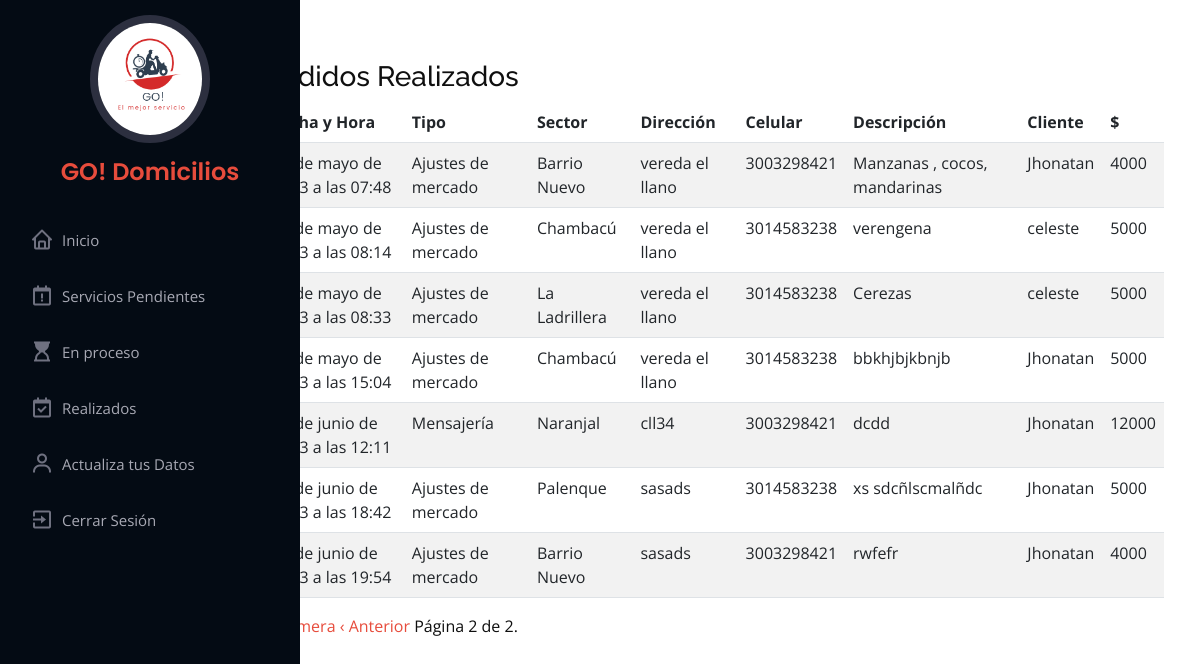
Before: /realizado/?page=2 (signed in) with the older database file.
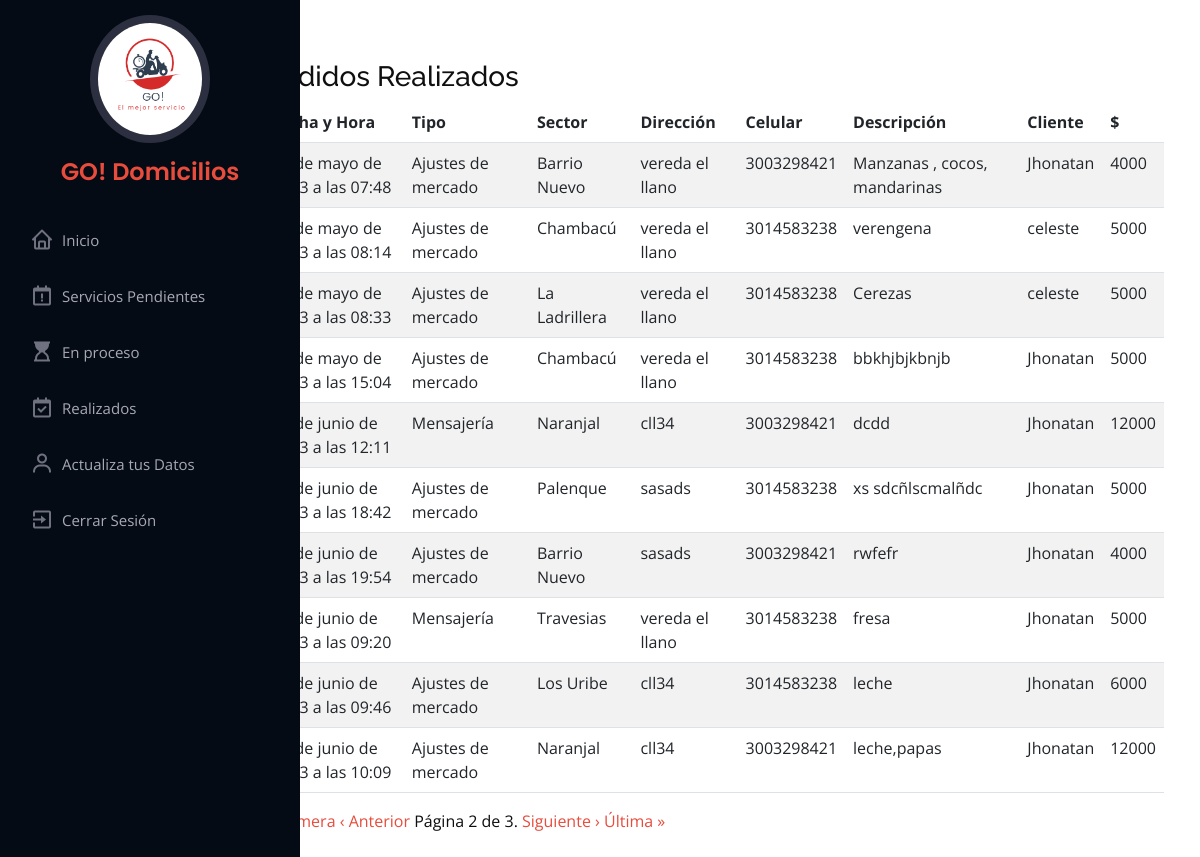
After: the same page with the newer database file.
### servigou/models.py (models this page shows, shortened)
class Servicio(models.Model):
    fecha_hora = models.DateTimeField(default=timezone.now)
    tipo = models.CharField(max_length=30, null=False, blank=False)
    direccion = models.CharField(max_length=20, null=True, blank=False)
    celular = models.CharField(max_length=13,null=True, blank=False)
    descripcion = models.CharField(max_length=1000, null=False, blank=False)
    estado = models.CharField(max_length=50, default='sin_asignar')
    repartidor = models.ForeignKey(User, on_delete=models.CASCADE, related_name='repartidor', default=1, null=True)
    User = models.ForeignKey(User,on_delete=models.CASCADE, related_name='User')
    ruta = models.ForeignKey(Ruta, on_delete=models.CASCADE, related_name='ruta', default=1)

class Ruta(models.Model):
    nombre = models.CharField(max_length=30, null=False, blank=False, default='ruta')
    valor = models.BigIntegerField(null=False, blank=False)
    descripcion = models.CharField(max_length=100, null=False, blank=False, default='ruta')
    def __str__(self):
        return self.nombre

class User(AbstractUser):
    documento = models.IntegerField(unique=True, null=True, blank=False)
    celular = models.IntegerField(null=True, blank=False)
    direccion = models.CharField(max_length=20, null=True, blank=False)
    def __str__(self):
        return self.first_name

### servigou/views.py (the view)
# urls.py: path('realizado/', views.realizado, name="realizado"),
@login_required(login_url='login')
def realizado(request):
    repartidor = request.user.id
    print(repartidor)
    servicios = Servicio.objects.filter(estado='realizado', repartidor_id=repartidor)
    paginator = Paginator(servicios, 10)  # Mostrar 7 elementos por página
    page = request.GET.get('page')  # Obtener el número de página actual desde la solicitud GET
    servicios = paginator.get_page(page)  # Obtener los elementos para la página actual
    return render(request, 'layout/Disenorepartidor/Realizado.html', {'page_obj': servicios})

### templates/layout/Disenorepartidor/Realizado.html
{% extends 'layout/Disenorepartidor/baserepartidor.html' %}
{% load static %}
{% block contenido %}
<div class="contain_admin">
  <div class="table-responsive">
    <table class="table table-striped">
      <h3>Pedidos Realizados</h3>
      <thead>
        <tr>
          <th scope="col">Fecha y Hora</th>
          <th scope="col">Tipo</th>
          <th scope="col">Sector</th>
          <th scope="col">Dirección</th>
          <th scope="col">Celular</th>
          <th scope="col">Descripción</th>
          <th scope="col">Cliente</th>
          <th scope="col">$</th>
        </tr>
      </thead>
      <tbody>
        {% for c in page_obj %}
        <tr>
          <td>{{ c.fecha_hora }}</td>
          <td>{{ c.tipo }}</td>
          <td>{{ c.ruta }}</td>
          <td>{{ c.direccion }}</td>
          <td>{{ c.celular }}</td>
          <td>{{ c.descripcion }}</td>
          <td>{{ c.User }}</td>
          <td>{{ c.ruta.valor }}</td>
        </tr>
        {% endfor %}
      </tbody>
    </table>
    <span class="step-links">
      {% if page_obj.has_previous %}
        <a href="?page=1">&laquo; Primera</a>
        <a href="?page={{ page_obj.previous_page_number }}">&lsaquo; Anterior</a>
      {% endif %}
      <span class="current-page">
        Página {{ page_obj.number }} de {{ page_obj.paginator.num_pages }}.
      </span>
      {% if page_obj.has_next %}
        <a href="?page={{ page_obj.next_page_number }}">Siguiente &rsaquo;</a>
        <a href="?page={{ page_obj.paginator.num_pages }}">Última &raquo;</a>
      {% endif %}
    </span>
  </div>
</div>
{% endblock contenido %}

### templates/layout/Disenorepartidor/baserepartidor.html (shortened to what this page needs)
{% load static %}
<!DOCTYPE html>
<html lang="en">
    <link rel="stylesheet" href="/static/css/styleBase.css">
    <link href="assets/vendor/aos/aos.css" rel="stylesheet">
    <link href="{% static 'assets/vendor/bootstrap/css/bootstrap.min.css' %}" rel="stylesheet">
    <link href="{% static 'assets/vendor/bootstrap-icons/bootstrap-icons.css' %}" rel="stylesheet">
    <link href="{% static 'assets/vendor/boxicons/css/boxicons.min.css' %}" rel="stylesheet">
    <link href="{% static 'assets/vendor/glightbox/css/glightbox.min.css' %}" rel="stylesheet">
    <link href="{% static 'assets/vendor/swiper/swiper-bundle.min.css" rel="stylesheet' %}">
    <link href="{% static 'assets/css/style.css' %}" rel="stylesheet">
    {% block header %}
    <header id="header">
        <div class="d-flex flex-column">
            <div class="profile">
                <img src="{% static '\img\LOGO GO!.png' %}" alt="" class="img-fluid rounded-circle">
                <h1 class="text-light"><a href="index.html">GO! Domicilios</a></h1>
            </div>
            <nav id="navbar" class="nav-menu navbar">
                <ul>
                    <li><a href="{% url 'Homerepartidor' %}" class="nav-link scrollto"><i class="bx bx-home
          "></i> <span>Inicio</span></a></li>
                    <li><a href="{% url 'pendienterep' %}" class="nav-link scrollto"><i class="bx bx-calendar-exclamation
          "></i> <span>Servicios Pendientes</span></a></li>
                    <li><a href="{% url 'enProceso' %}" class="nav-link scrollto"><i class="bx bxs-hourglass-top"></i> <span>En proceso</span></a></li>
                    <li><a href="{% url 'realizado' %}" class="nav-link scrollto"><i class="bx bx-calendar-check
          "></i> <span>Realizados</span></a></li>
                    <li><a href="{% url 'actualizarU' id=request.user.id %}" class="nav-link scrollto"><i class="bx bx-user
            "></i> <span>Actualiza tus Datos</span></a></li>
                    <li><a href="{% url 'index' %}" class="nav-link scrollto"><i class="bx bx-exit"></i> <span>Cerrar
                                Sesión</span></a></li>
                </ul>
            </nav>
        </div>
    </header>
    {% endblock %}
    <main id="main_admin">
        {% block contenido %}
        {% endblock %}
    </main>
    </body>
</html>

### static/css/styleBase.css (style rules this page uses)
* { padding: 0%; margin:0%; border: 0%; box-sizing: border-box; }
.contain_admin { display: flex; padding: 2%; margin-top: 3%; align-items: center; justify-content: center; margin-left:20%; margin-right: 1%; border-radius: 20px; }

### static/assets/css/style.css (style rules this page uses)
a { color: #E74C3C; text-decoration: none; }
h1, h2, h3, h4, h5, h6 { font-family: "Raleway", sans-serif; }
#header { position: fixed; top: 0; left: 0; bottom: 0; width: 300px; transition: all ease-in-out 0.5s; z-index: 9997; transition: all 0.5s; padding: 0 15px; background: #040b14; overflow-y: auto; }
#header .profile img { margin: 15px auto; display: block; width: 120px; border: 8px solid #2c2f3f; }
#header .profile h1 { font-size: 24px; margin: 0; padding: 0; font-weight: 600; -moz-text-align-last: center; text-align-last: center; font-family: "Poppins", sans-serif; }
#header .profile h1 a, #header .profile h1 a:hover { color: #E74C3C ; text-decoration: none; }
.nav-menu { padding: 30px 0 0 0; }
.nav-menu * { margin: 0; padding: 0; list-style: none; }
.nav-menu>ul>li { position: relative; white-space: nowrap; }
.nav-menu a, .nav-menu a:focus { display: flex; align-items: center; color: #a8a9b4; padding: 12px 15px; margin-bottom: 8px; transition: 0.3s; font-size: 15px; }
.nav-menu a i, .nav-menu a:focus i { font-size: 24px; padding-right: 8px; color: #6f7180; }

Changed rows visible on the page:
added Servicio: fecha_hora "26 de junio de 2023 a las 09:20", tipo "Mensajería", ruta "Travesias", direccion "vereda el llano", celular "3014583238", descripcion "fresa", User "Jhonatan", ruta.valor "5000"
added Servicio: fecha_hora "26 de junio de 2023 a las 09:46", tipo "Ajustes de mercado", ruta "Los Uribe", direccion "cll34", celular "3014583238", descripcion "leche", User "Jhonatan", ruta.valor "6000"
added Servicio: fecha_hora "26 de junio de 2023 a las 10:09", tipo "Ajustes de mercado", ruta "Naranjal", direccion "cll34", celular "3003298421", descripcion "leche,papas", User "Jhonatan", ruta.valor "12000"
Other visible differences:
{{ page_obj.paginator.num_pages }}: "2" → "3"
text now shown: "Siguiente › Última »"
